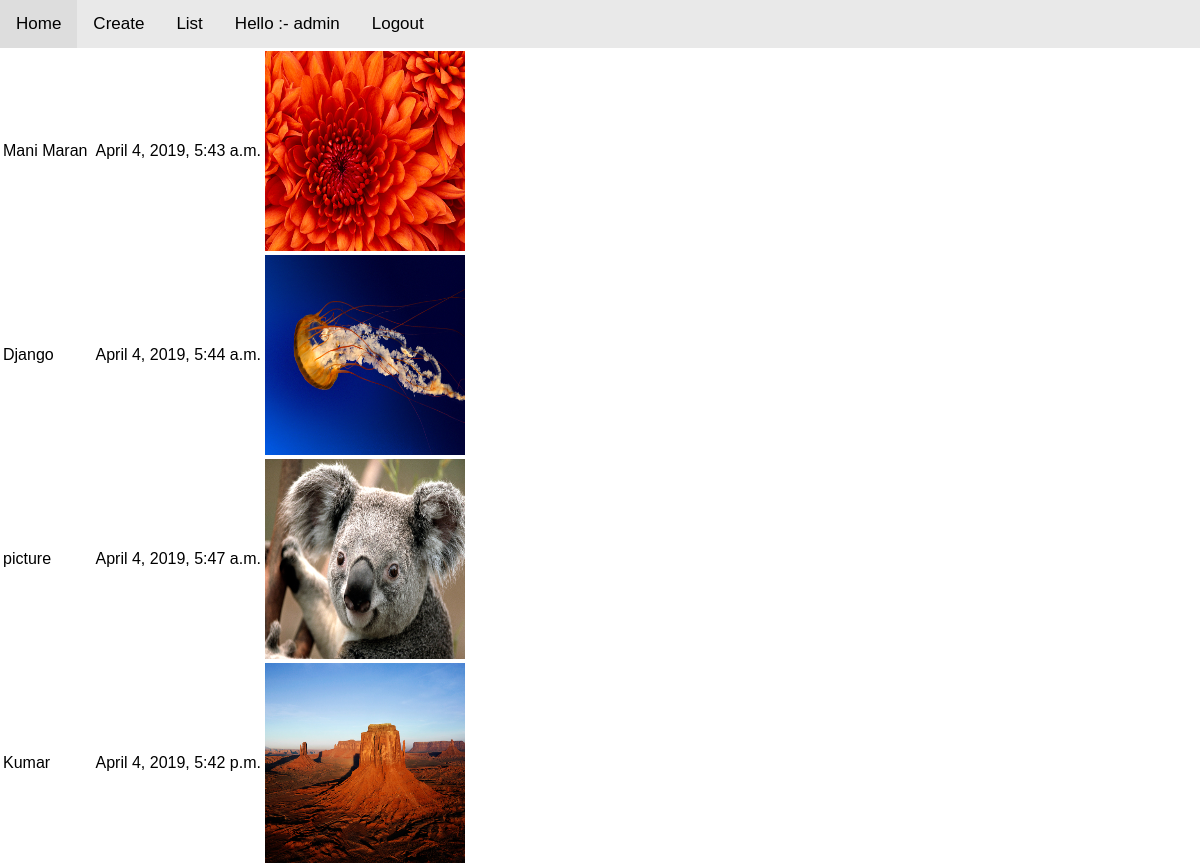
Screenshot of /howdy/ (signed in) with the database file from the repository.
### howdy/models.py (models this page shows, shortened)
class Person(models.Model):
	name = models.CharField(max_length=200)
	datestamp = models.DateTimeField(auto_now_add=True)
	description = models.TextField(max_length=200, blank=True, null=True)
	image = models.FileField(blank=True, upload_to='uploads/')

### howdy/views.py (the view)
# urls.py: path('', views.IndexView.as_view(), name='index'),
class IndexView(generic.ListView):
	template_name ='howdy/index.html'
	context_object_name ='all_name'
	def get_queryset(self):
		return Person.objects.all()

### howdy/templates/howdy/index.html (shortened to what this page needs)
{% extends 'howdy/base.html' %}
{% block body %}
{% if all_name %}
	<table>
	{% for perons_details in all_name %}
		<tr>
		<td>{{ perons_details.name }}</td>
		<td>{{ album.description }}</td>
		<td>{{ perons_details.datestamp }}</td>
		<td><img src="{{ perons_details.image.url }}" width="200" height="200"></td>
		</tr>
	{% endfor %}
	</table>
{% endif %}
{% endblock %}

### howdy/templates/howdy/base.html (shortened to what this page needs)
<html>
    <head>
        {% load staticfiles %}
        <link rel="stylesheet" type="text/css" href="{% static 'howdy/css/style.css' %}">
    </head>
    <body>
<div class="topnav">
  <a href="{% url 'howdy:index' %}">Home</a>
  {% if request.user.is_authenticated %}
    <a href="{% url 'howdy:person_new' %}">Create</a>
    <a href="{% url 'howdy:person_list' %}">List</a>
    <a href="">Hello :- {{user.username}}</a>
    <a href="{% url 'howdy:logout' %}">Logout</a>
  {% else %}
    <a href="{% url 'howdy:register' %}" style="text-align: right;">Register</a>
    <a href="{% url 'howdy:login' %}">Login</a>
  {% endif %}
</div>
{% block body %}{% endblock %}
    </body>
</html>

### howdy/static/howdy/css/style.css (style rules this page uses)
* { box-sizing: border-box; }
body { margin: 0; font-family: Arial, Helvetica, sans-serif; }
.topnav { overflow: hidden; background-color: #e9e9e9; }
.topnav a { float: left; display: block; color: black; text-align: center; padding: 14px 16px; text-decoration: none; font-size: 17px; }

### rows the page displays
Person: name "Mani Maran", datestamp "April 4, 2019, 5:43 a.m.", image (picture)
Person: name "Django", datestamp "April 4, 2019, 5:44 a.m.", image (picture)
Person: name "picture", datestamp "April 4, 2019, 5:47 a.m.", image (picture)
Person: name "Kumar", datestamp "April 4, 2019, 5:42 p.m.", image (picture)

### other values shown
{{ user.username }} "admin"
